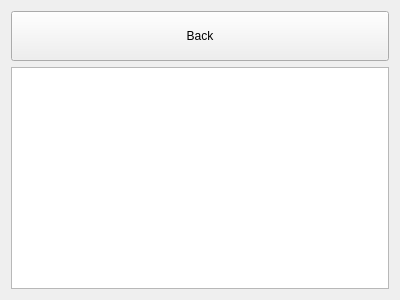
<?xml version="1.0" encoding="UTF-8"?>
<ui version="4.0">
 <class>dlgNotes</class>
 <widget class="QDialog" name="dlgNotes">
  <property name="geometry">
   <rect>
    <x>0</x>
    <y>0</y>
    <width>400</width>
    <height>300</height>
   </rect>
  </property>
  <property name="windowTitle">
   <string>Dialog</string>
  </property>
  <layout class="QGridLayout" name="gridLayout">
   <item row="0" column="0">
    <widget class="QToolButton" name="btnBack">
     <property name="sizePolicy">
      <sizepolicy hsizetype="Preferred" vsizetype="Fixed">
       <horstretch>0</horstretch>
       <verstretch>0</verstretch>
      </sizepolicy>
     </property>
     <property name="minimumSize">
      <size>
       <width>50</width>
       <height>50</height>
      </size>
     </property>
     <property name="text">
      <string>Back</string>
     </property>
    </widget>
   </item>
   <item row="1" column="0">
    <widget class="QTextEdit" name="textEdit"/>
   </item>
  </layout>
 </widget>
 <resources/>
 <connections/>
</ui>
